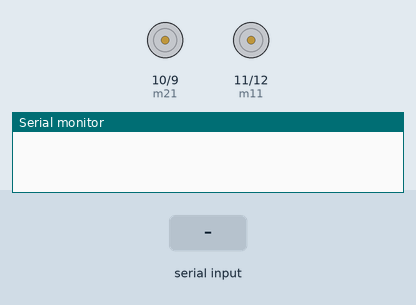
This sketch was run on a simulated Arduino Uno, built with avr-gcc and run on an emulated ATmega328P. Shown: motor-driver pin pairs drawn as motors (green arrow = first pin HIGH = forward, orange = second pin HIGH = backward, longer = more drive), the last lines printed to the serial monitor. Inputs (shaded band) come from the test bench.

Above: at 1.2 s.
1.3 s: "1" received over Serial
At 2.3 s:
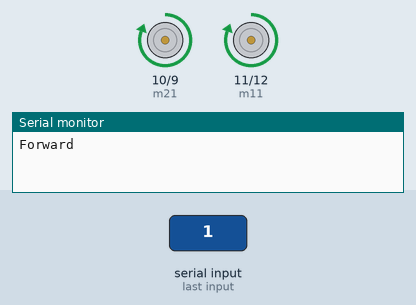
2.8 s: "2" received over Serial
At 3.5 s:
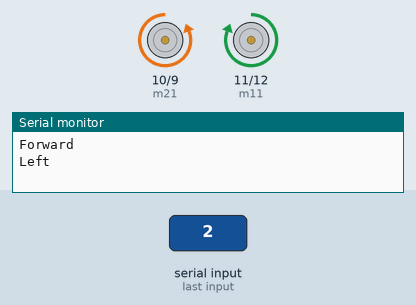
4.3 s: "3" received over Serial
At 4.6 s:
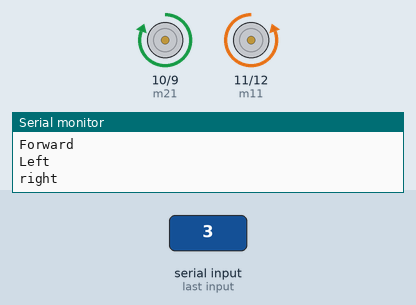
5.8 s: "4" received over Serial
At 7.0 s:
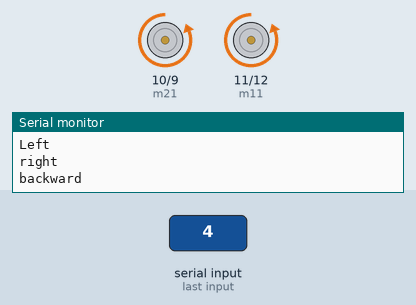
Timing chart, 0 to 8.3 s (numbered marks = the images above; inputs shaded):
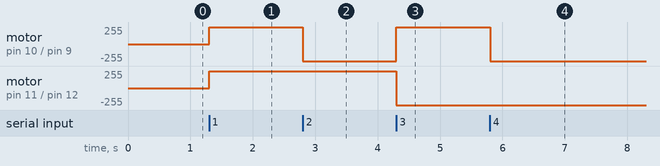

The sketch:

robocar.ino
```cpp
#define m11 11 // Data Pin1
#define m12 12 // Data Pin2
#define m21 10 // Data Pin3
#define m22 9  // Data Pin4
void forward()
{
  digitalWrite(m11, HIGH);
  digitalWrite(m12, LOW);
  digitalWrite(m21, HIGH);
  digitalWrite(m22, LOW);
}
void right()
{
  digitalWrite(m11, LOW);
  digitalWrite(m12, HIGH);
  digitalWrite(m21, HIGH);
  digitalWrite(m22, LOW);
}
void backward()
{
  digitalWrite(m11, LOW);
  digitalWrite(m12, HIGH);
  digitalWrite(m21, LOW);
  digitalWrite(m22, HIGH);
}
void left()
{
  digitalWrite(m11, HIGH);
  digitalWrite(m12, LOW);
  digitalWrite(m21, LOW);
  digitalWrite(m22, HIGH);
}
void Stop()
{
  digitalWrite(m11, LOW);
  digitalWrite(m12, LOW);
  digitalWrite(m21, LOW);
  digitalWrite(m22, LOW);
}
void setup()
{
  Serial.begin(9600);
  pinMode(m11, OUTPUT);
  pinMode(m12, OUTPUT);
  pinMode(m21, OUTPUT);
  pinMode(m22, OUTPUT);
}
void loop()
{
  while(Serial.available())
  {
    char data = Serial.read();
    if(data =='1') // forward
    {
      Serial.println("Forward");
      forward();

    }
    else if(data =='2') //left
    {
      Serial.println("Left");
      left();

    }
    else if(data =='3') //right
    {
      Serial.println("right");
      right();

    }

    else if(data =='4') //backward
    {
      Serial.println("backward");
      backward();

    }
    else if(data =='5') //stop
    {
      Serial.println("stop");
      Stop();

    }

  }
}
```

Measured:
- after the input at 1.3 s, motor on pin 10 (m21) / pin 9 (m22), motor on pin 11 (m11) / pin 12 (m12): stopped → forward 255/255 at once
- after the input at 2.8 s, motor on pin 10 (m21) / pin 9 (m22): forward 255/255 → backward 255/255 at once
- after the input at 4.3 s, motor on pin 10 (m21) / pin 9 (m22): backward 255/255 → forward 255/255 at once; motor on pin 11 (m11) / pin 12 (m12): forward 255/255 → backward 255/255 at once
- after the input at 5.8 s, motor on pin 10 (m21) / pin 9 (m22): forward 255/255 → backward 255/255 at once
